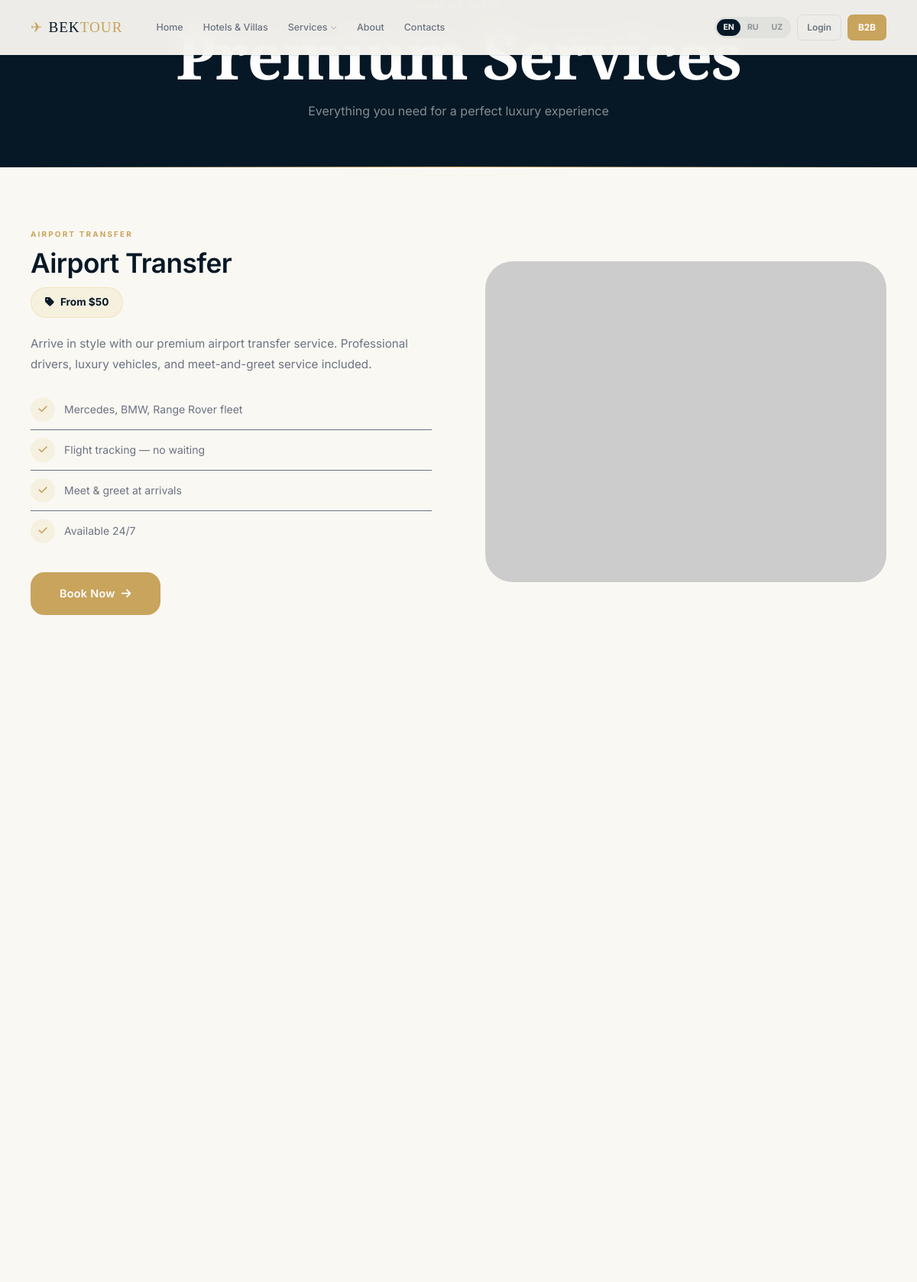
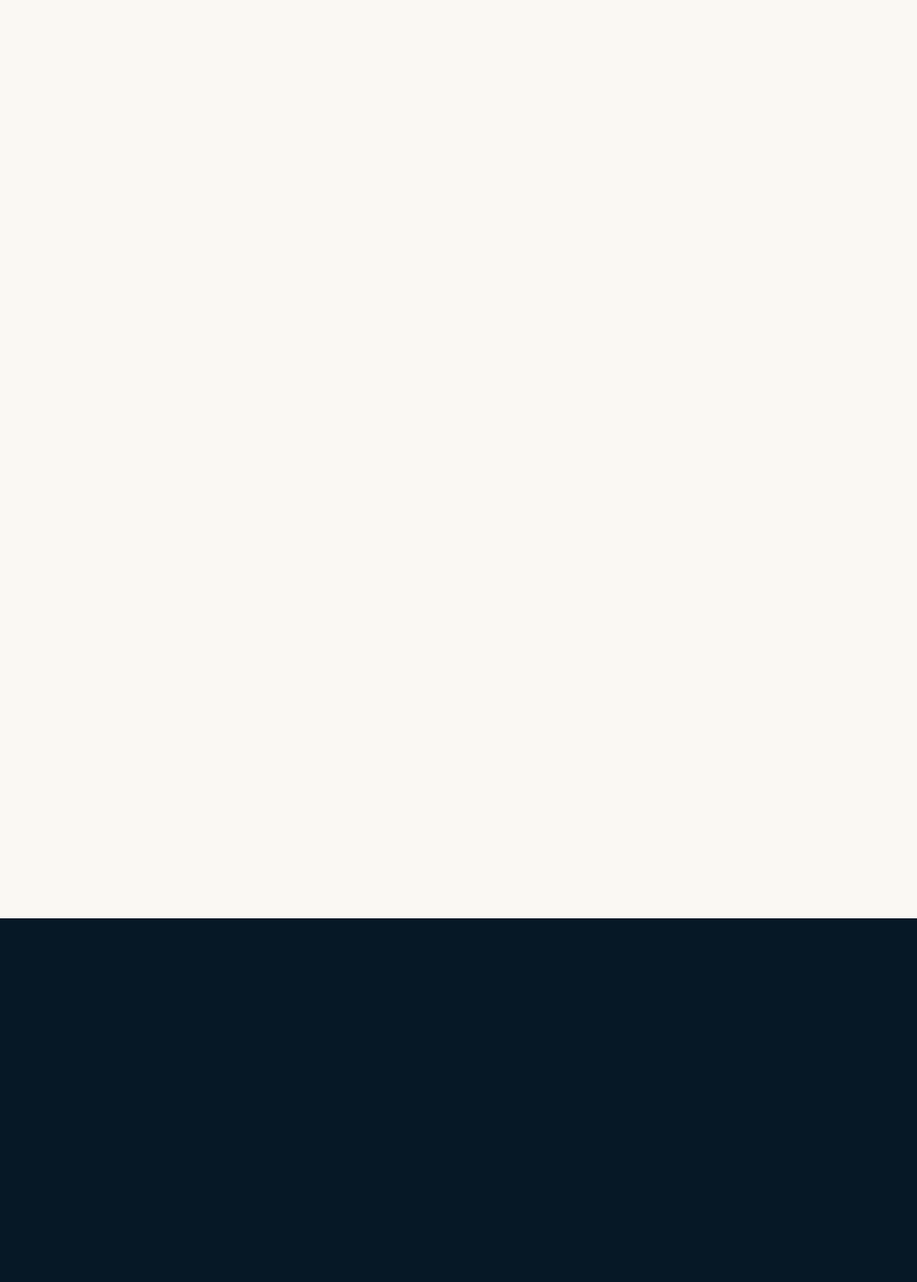
Page /services/ (upper part) on the committed database (2 pictures, top to bottom).
### app/models/models.py (models this page shows)
class Service(db.Model):
    __tablename__ = 'services'
    id = db.Column(db.Integer, primary_key=True)
    title_en = db.Column(db.String(200), nullable=False)
    title_ru = db.Column(db.String(200))
    slug = db.Column(db.String(200), unique=True)
    description_en = db.Column(db.Text)
    description_ru = db.Column(db.Text)
    category = db.Column(db.String(50))
    icon = db.Column(db.String(50))
    image = db.Column(db.String(255))
    price_from = db.Column(db.Numeric(12, 2))
    is_active = db.Column(db.Boolean, default=True)
    created_at = db.Column(db.DateTime, default=datetime.utcnow)

### app/routes/services.py (the view)
@services_bp.route('/')
def index():
    transfer = Service.query.filter_by(category='transfer', is_active=True).all()
    cars = Service.query.filter_by(category='car', is_active=True).all()
    yachts = Service.query.filter_by(category='yacht', is_active=True).all()
    guides = Service.query.filter_by(category='guide', is_active=True).all()
    return render_template('services/index.html', transfer=transfer, cars=cars, yachts=yachts, guides=guides)

### app/__init__.py (called while the page is built)
    def __getattr__(self, key):
        return self._d.get(key, key)

### app/templates/services/index.html (shortened to what this page needs)
{% extends 'base.html' %}
{% block content %}
<div class="services-hero">
  <div class="container">
    <span class="section-label">{% if lang == 'ru' %}Что мы предлагаем{% elif lang == 'uz' %}Biz taklif etamiz{% else %}What We Offer{% endif %}</span>
    <h1 style="color:var(--white);margin-bottom:14px;">
    </h1>
    <p style="color:rgba(255,255,255,.5);font-size:1rem;max-width:500px;margin:0 auto;">
      {% if lang == 'ru' %}Всё необходимое для идеального роскошного путешествия{% elif lang == 'uz' %}Mukammal hashamatli sayohat uchun kerak bo\'lgan hamma narsa{% else %}Everything you need for a perfect luxury experience{% endif %}
    </p>
  </div>
</div>
{% for slug, icon, img, title, price, desc, features in svcs %}
<section class="service-section" id="{{ slug }}">
  <div class="container">
    <div class="service-layout {% if loop.index % 2 == 0 %}reverse{% endif %}">
      <div class="reveal">
        <span class="section-label">{{ title[lang] if lang in title else title['en'] }}</span>
        <h2 style="font-family:var(--font-serif);font-size:2.2rem;margin-bottom:12px;">{{ title[lang] if lang in title else title['en'] }}</h2>
        <div class="price-badge"><i class="fa fa-tag"></i> {{ price[lang] if lang in price else price['en'] }}</div>
        <p style="color:var(--muted);line-height:1.8;margin-bottom:20px;font-size:.95rem;">{{ desc[lang] if lang in desc else desc['en'] }}</p>
        <div class="service-features">
          {% for feat in features %}
          <div class="service-feature">
            <div class="service-feature-icon"><i class="fa fa-check"></i></div>
            {{ feat[lang] if lang in feat else feat['en'] }}
          </div>
          {% endfor %}
        </div>
        <a href="{{ url_for('main.contacts') }}" class="btn btn-gold btn-lg">
          {% if lang == 'ru' %}Забронировать{% elif lang == 'uz' %}Band qilish{% else %}Book Now{% endif %}
          <i class="fa fa-arrow-right"></i>
        </a>
      </div>
      <div class="service-img reveal"><img src="{{ img }}" alt="{{ title['en'] }}" loading="lazy"></div>
    </div>
  </div>
</section>
{% endfor %}
<section style="background:var(--ink);padding:80px 0;text-align:center;">
</section>
{% endblock %}

### app/static/css/main.css (style rules this page uses)
:root { --ink: #061826; --ink2: #0D2640; --gold: #C8A45D; --gold-bg: rgba(200,164,93,.10); --gold-bd: rgba(200,164,93,.22); --cream: #FAF8F3; --white: #FFFFFF; --muted: #6B7280; --line: rgba(6,24,38,.08); --err: #DC2626; --ok: #16A34A; --dark: #061826; --navy: #061826; --grey-100: #F3F2EE; --grey-200: #E5E3DC; --grey-300: #CCC9BF; --grey-400: #9C9A94; --grey-500: #6B7280; --grey-600: #4B5563; --r: 18px; --r-sm: 10px; --r-lg: 26px; --r-xl: 36px; --radius: 18px; --radius-sm: 10px; --s1: 0 2px 16px rgba(6,24,38,.06); --s2: 0 6px 36px rgba(6,24,38,.10); --s3: 0 14px 64px rgba(6,24,38,.15); --s4: 0 28px 96px rgba(6,24,38,.22); --shadow: 0 4px 24px rgba(6,24,38,.08); --shadow-sm: 0 2px 12px rgba(6,24,38,.05); --shadow-md: 0 8px 40px rgba(6,24,38,.12); --transition: .22s ease; --serif: 'Cormorant Garamond', Georgia, serif; --sans: 'Inter', system-ui, -apple-system, sans-serif; --font-display: 'Cormorant Garamond', Georgia, serif; --font-body: 'Inter', system-ui, sans-serif; --nav-h: 60px; --header-h: 60px; --ease: cubic-bezier(.25,.46,.45,.94); }
@media (min-width: 768px) { :root { --nav-h: 72px; --header-h: 72px; } }
*, *::before, *::after { box-sizing: border-box; margin: 0; padding: 0; }
html { font-size: 16px; scroll-behavior: smooth; -webkit-font-smoothing: antialiased; }
body { font-family: var(--sans); color: var(--ink); background: var(--cream); overflow-x: hidden; line-height: 1.6; }
a { color: inherit; text-decoration: none; }
img { max-width: 100%; display: block; }
.container { width: 100%; max-width: 1320px; margin: 0 auto; padding: 0 20px; }
@media (min-width: 640px) { .container { padding: 0 28px; } }
@media (min-width: 1024px) { .container { padding: 0 40px; } }
h1, h2, h3, h4 { font-family: var(--serif); line-height: 1.1; font-weight: 600; color: var(--ink); }
h1 { font-size: clamp(2.2rem, 8vw, 5.2rem); letter-spacing: -.02em; }
h2 { font-size: clamp(1.8rem, 5vw, 3.4rem); letter-spacing: -.016em; }
p { line-height: 1.75; }
.eyebrow, .section-label { font-size: .62rem; font-weight: 700; letter-spacing: .22em; text-transform: uppercase; color: var(--gold); display: block; margin-bottom: 10px; }
.btn { display: inline-flex; align-items: center; justify-content: center; gap: 8px; padding: 13px 28px; border-radius: var(--r-sm); font-weight: 600; font-size: .84rem; letter-spacing: .02em; transition: all .25s var(--ease); white-space: nowrap; min-height: 48px; }
.btn-gold { background: var(--gold); color: #fff; }
.btn-lg { padding: 16px 38px; font-size: .9rem; border-radius: var(--r); min-height: 52px; }
.reveal { opacity: 0; transform: translateY(26px); transition: opacity .7s var(--ease), transform .7s var(--ease); }
.reveal.in { opacity: 1; transform: none; }

### app/templates/services/index.html (style rules this page uses)
.services-hero { background:var(--ink); padding:80px 0 60px; padding-top:calc(var(--nav-h)+60px); text-align:center; position:relative; }
.services-hero::after { content:''; position:absolute; bottom:0; left:0; right:0; height:1px; background:linear-gradient(90deg,transparent,var(--gold),transparent); }
.service-section { padding:80px 0; }
.service-section:nth-child(even) { background:var(--beige); }
.service-layout { display:grid; grid-template-columns:1fr 1fr; gap:70px; align-items:center; }
.service-layout.reverse { direction:rtl; }
.service-img { border-radius:var(--r-xl); overflow:hidden; height:420px; }
.service-img img { width:100%; height:100%; object-fit:cover; }
.service-features { margin:20px 0 28px; }
.service-feature { display:flex; align-items:center; gap:12px; padding:10px 0; border-bottom:1px solid var(--muted); font-size:.875rem; color:var(--muted); }
.service-feature:last-child { border-bottom:none; }
.service-feature-icon { width:32px; height:32px; border-radius:50%; background:rgba(212,175,55,.1); color:var(--gold); display:flex; align-items:center; justify-content:center; font-size:.8rem; flex-shrink:0; }
.price-badge { display:inline-flex; align-items:center; gap:8px; background:rgba(212,175,55,.1); border:1px solid rgba(212,175,55,.2); color:var(--gold-dark); padding:8px 18px; border-radius:24px; font-weight:700; font-size:.85rem; margin-bottom:20px; }

### rows in the picture
Service: title_en "AIRPORT TRANSFER", title_en "Airport Transfer", en "From $50", desc "Arrive in style with our premium airport transfer service. Professional drivers, luxury vehicles, and meet-and-greet service included.", feat "Mercedes, BMW, Range Rover fleet" "Flight tracking — no waiting" "Meet & greet at arrivals" "Available 24/7", shows "Book Now"

### other values in the picture
{{ t.nav_home }} "Home"
{{ t.nav_villas }} "Hotels & Villas"
{{ t.nav_services }} "Services"
{{ t.nav_about }} "About"
{{ t.nav_contacts }} "Contacts"
{{ t.login }} "Login"
